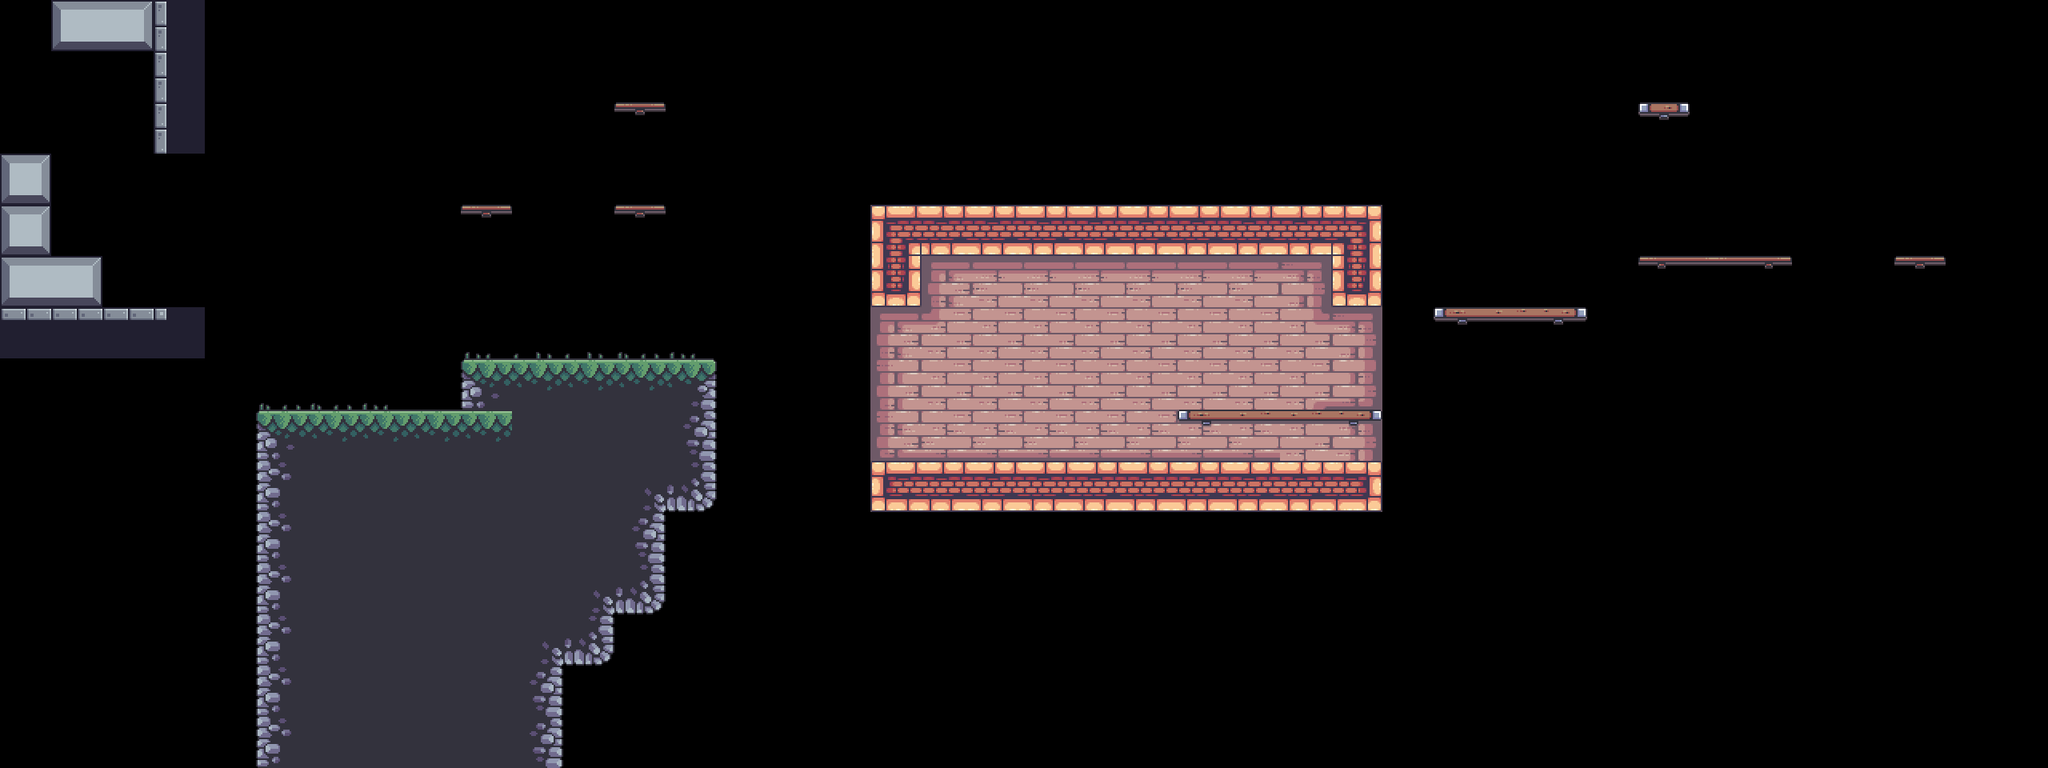

The image is a tile-based game level rendered from a .tmx file. Its description and source (layers, tilesets, objects; grid data summarised) follow:
An orthogonal 40x15 tile map with 64x64 px tiles, 4 tile layers (BG, Terrain, Platforms, FG), 8 tilesets and 50 objects (9x static, 4x skull, 3x palm_small, 3x saw, 2x candle, ...).

<map version="1.10" tiledversion="1.11.2" orientation="orthogonal" renderorder="right-down" width="40" height="15" tilewidth="64" tileheight="64" infinite="0" nextlayerid="14" nextobjectid="83">
 <tileset firstgid="1" source="../tilesets/outside.tsx" />
 <tileset firstgid="49" source="../tilesets/items.tsx" />
 <tileset firstgid="54" source="../tilesets/inside.tsx" />
 <tileset firstgid="150" source="../tilesets/extra.tsx" />
 <tileset firstgid="216" source="../tilesets/objects.tsx" />
 <tileset firstgid="244" source="../tilesets/platforms.tsx" />
 <tileset firstgid="252" source="../tilesets/enemies.tsx" />
 <tileset firstgid="252" source="../tilesets/grass.tsx" />
 <layer id="9" name="BG" width="40" height="15">
  <data>[600 cells, 38 non-empty, 12 distinct tile ids]</data>
 </layer>
 <objectgroup id="12" name="BG details" class="window">
  <object id="49" name="candle" gid="231" x="1152.5" y="503" width="64" height="64" />
  <object id="50" name="candle" gid="231" x="1411" y="504.5" width="64" height="64" />
  <object id="51" name="window" gid="232" x="1560.5" y="424.5" width="64" height="64" />
  <object id="52" name="window" gid="232" x="1208.5" y="438.5" width="64" height="64" />
  <object id="53" name="big_chain" gid="233" x="1344" y="438" width="64" height="116" />
  <object id="54" name="small_chain" gid="234" x="1434.67" y="382.333" width="64" height="62" />
  <object id="55" name="static" gid="235" x="1381" y="574" width="14" height="34" />
  <object id="56" name="static" gid="236" x="1582.67" y="575" width="30" height="14" />
  <object id="57" name="static" gid="237" x="1309.67" y="575" width="14" height="28" />
  <object id="58" name="static" gid="238" x="1246.67" y="574.667" width="24" height="14" />
  <object id="59" name="static" gid="239" x="1452.67" y="573.333" width="42" height="44" />
  <object id="60" name="static" gid="240" x="1591" y="572.333" width="42" height="44" />
  <object id="61" name="static" gid="241" x="1498" y="502" width="52" height="178" />
  <object id="62" name="static" gid="242" x="1268.67" y="501.333" width="52" height="178" />
  <object id="63" name="static" gid="243" x="1094" y="575" width="82" height="98" />
 </objectgroup>
 <layer id="1" name="Terrain" width="40" height="15">
  <data>[600 cells, 93 non-empty, 20 distinct tile ids]</data>
 </layer>
 <layer id="5" name="Platforms" width="40" height="15">
  <data>[600 cells, 15 non-empty, 8 distinct tile ids]</data>
 </layer>
 <layer id="10" name="FG" width="40" height="15">
  <data>[600 cells, 8 non-empty, 3 distinct tile ids]</data>
 </layer>
 <objectgroup id="4" name="Objects">
  <object id="4" name="flag" gid="219" x="1664" y="256" width="68" height="186" />
  <object id="6" name="crate" gid="218" x="494.5" y="513.25" width="50" height="36" />
  <object id="7" name="crate" gid="218" x="525.5" y="477.25" width="50" height="36" />
  <object id="9" name="barrel" gid="216" x="530.5" y="513" width="46" height="50" />
  <object id="11" name="palm_large" gid="220" x="306.333" y="546" width="78" height="136" />
  <object id="12" name="palm_small" gid="222" x="1095.33" y="277.33" width="80" height="103" />
  <object id="13" name="palm_small" gid="222" x="1245.33" y="261.33" width="80" height="103" />
  <object id="14" name="palm_small" gid="222" x="1202" y="287.33" width="80" height="103" />
  <object id="15" name="player" gid="223" x="645.62" y="389.485" width="74" height="56" />
  <object id="27" name="palm_bg" gid="217" x="768" y="448" width="128" height="128" />
  <object id="43" name="palm_bg_left" gid="228" x="245" y="562" width="104" height="106" />
  <object id="44" name="palm_bg_right" gid="229" x="866" y="496" width="104" height="106" />
  <object id="65" name="saw" x="64" y="576" width="64" height="64">
   <properties>
    <property name="speed" type="int" value="0" />
   </properties>
  </object>
  <object id="69" name="floor_spike" gid="226" x="64" y="320" width="64" height="64">
   <properties>
    <property name="inverted" type="bool" value="false" />
   </properties>
  </object>
  <object id="71" name="floor_spike" gid="1073742050" x="64" y="128" width="64" height="64">
   <properties>
    <property name="inverted" type="bool" value="true" />
   </properties>
  </object>
 </objectgroup>
 <objectgroup id="13" name="Moving Objects">
  <object id="66" name="boat" x="1790.67" y="619.333" width="768" height="38">
   <properties>
    <property name="flip" type="bool" value="true" />
    <property name="platform" type="bool" value="true" />
    <property name="speed" type="int" value="60" />
   </properties>
  </object>
  <object id="67" name="saw" x="0" y="512" width="300" height="10">
   <properties>
    <property name="flip" type="bool" value="false" />
    <property name="platform" type="bool" value="false" />
    <property name="speed" type="int" value="60" />
   </properties>
  </object>
  <object id="68" name="saw" x="182" y="536" width="10" height="320">
   <properties>
    <property name="flip" type="bool" value="false" />
    <property name="platform" type="bool" value="false" />
    <property name="speed" type="int" value="100" />
   </properties>
  </object>
  <object id="73" name="spike" gid="227" x="384" y="256" width="54" height="54">
   <properties>
    <property name="end_angle" type="int" value="180" />
    <property name="platform" type="bool" value="false" />
    <property name="radius" type="int" value="100" />
    <property name="speed" type="int" value="50" />
    <property name="start_angle" type="int" value="0" />
   </properties>
  </object>
  <object id="74" name="helicopter" x="342.008" y="56.5345" width="10" height="320">
   <properties>
    <property name="flip" type="bool" value="false" />
    <property name="platform" type="bool" value="true" />
    <property name="speed" type="int" value="100" />
   </properties>
  </object>
  <object id="75" name="helicopter" x="524.93" y="196.155" width="300" height="10">
   <properties>
    <property name="flip" type="bool" value="false" />
    <property name="platform" type="bool" value="true" />
    <property name="speed" type="int" value="60" />
   </properties>
  </object>
 </objectgroup>
 <objectgroup id="7" name="Items">
  <object id="22" name="diamond" gid="49" x="512" y="384" width="64" height="64" />
  <object id="23" name="gold" gid="50" x="1088" y="448" width="64" height="64" />
  <object id="24" name="potion" gid="51" x="512" y="320" width="64" height="64" />
  <object id="25" name="silver" gid="52" x="704" y="256" width="64" height="64" />
  <object id="26" name="skull" gid="53" x="576" y="256" width="64" height="64" />
  <object id="78" name="skull" gid="53" x="576" y="64" width="64" height="64" />
  <object id="79" name="skull" gid="53" x="832" y="128" width="64" height="64" />
  <object id="80" name="skull" gid="53" x="704" y="64" width="64" height="64" />
 </objectgroup>
 <objectgroup id="6" name="Enemies">
  <object id="36" name="shell" gid="224" x="192" y="384" width="76" height="46">
   <properties>
    <property name="reverse" type="bool" value="true" />
   </properties>
  </object>
  <object id="39" name="shell" gid="224" x="576" y="448" width="76" height="46">
   <properties>
    <property name="reverse" type="bool" value="false" />
   </properties>
  </object>
  <object id="76" name="tooth" gid="225" x="1408" y="256" width="48" height="46" />
  <object id="82" name="tooth" gid="225" x="1411.45" y="577.715" width="48" height="46" />
 </objectgroup>
 <objectgroup id="2" name="Water">
  <object id="2" name="water" x="0" y="640" width="2560" height="320" />
 </objectgroup>
 <objectgroup id="8" name="Data">
  <!-- 1 objects omitted --></objectgroup>
</map>
<!-- 1 of 50 objects omitted -->
